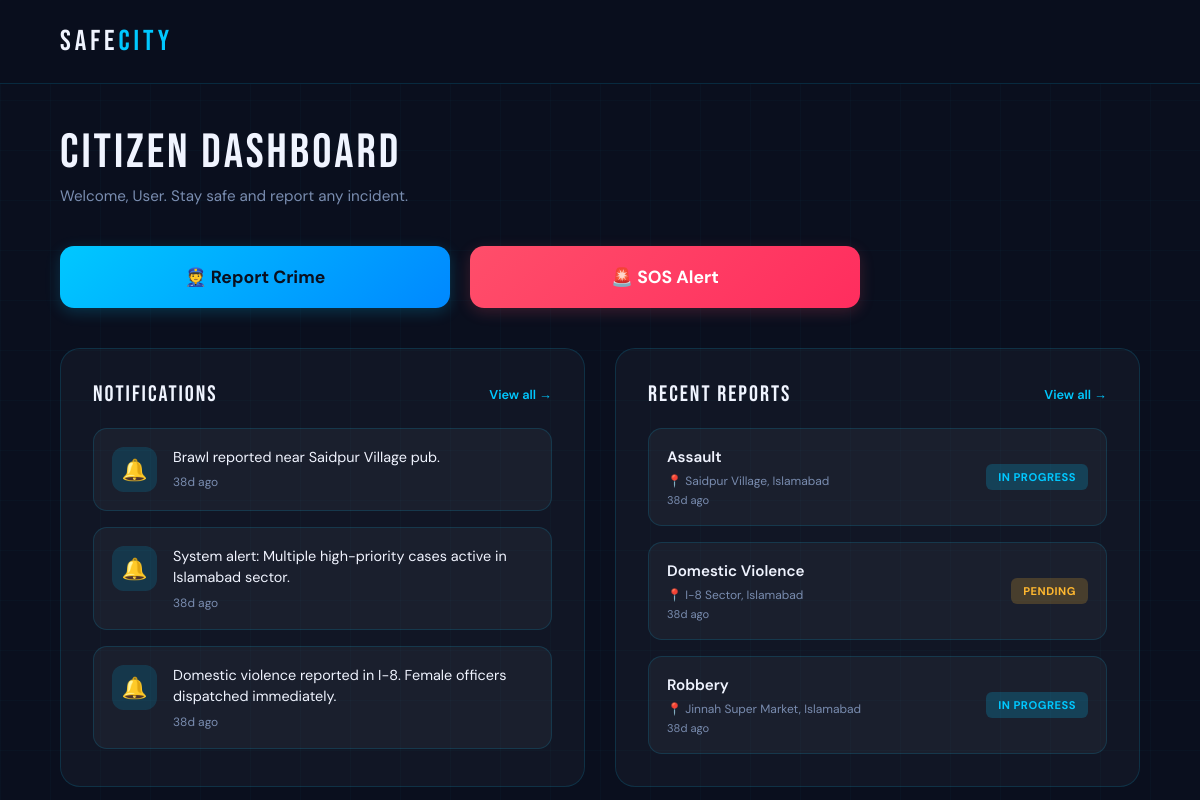
Screenshot of /citizen_dashboard with the database file from the repository.
### tables this page shows
CREATE TABLE Notifications (
    notification_id INTEGER PRIMARY KEY AUTOINCREMENT,
    message TEXT NOT NULL,
    created_at DATETIME DEFAULT CURRENT_TIMESTAMP
);

CREATE TABLE Complaints (
    complaint_id INTEGER PRIMARY KEY AUTOINCREMENT,
    user_id INTEGER,
    category_id INTEGER,
    description TEXT NOT NULL,
    location TEXT NOT NULL,
    status TEXT DEFAULT 'Pending' CHECK(status IN ('Pending','In Progress','Resolved')),
    created_at DATETIME DEFAULT CURRENT_TIMESTAMP,

    FOREIGN KEY (user_id) REFERENCES Citizens(citizen_id),
    FOREIGN KEY (category_id) REFERENCES CrimeCategories(category_id)
);

CREATE TABLE CrimeCategories (
    category_id INTEGER PRIMARY KEY AUTOINCREMENT,
    name TEXT UNIQUE NOT NULL
);

### app.py (the view)
@app.route('/citizen_dashboard')
def citizen_dashboard():
    db = get_db_connection()
    notifications = db.execute('''
        SELECT message, created_at
        FROM Notifications
        ORDER BY created_at DESC
        LIMIT 3
    ''').fetchall()
    now = datetime.utcnow()
    recent_notifications = []
    for n in notifications:
        dt = datetime.strptime(n['created_at'], '%Y-%m-%d %H:%M:%S')
        hours_ago = (now - dt).total_seconds() / 3600
        recent_notifications.append({
            'message': n['message'],
            'time_ago': time_ago(n['created_at']),
            'is_new': hours_ago < 24
        })
    reports = db.execute('''
        SELECT c.complaint_id, cc.name as category_name, c.location, c.status, c.created_at
        FROM Complaints c
        JOIN CrimeCategories cc ON c.category_id = cc.category_id
        ORDER BY c.created_at DESC
        LIMIT 3
    ''').fetchall()
    recent_reports = [dict(r, time_ago=time_ago(r['created_at'])) for r in reports]
    db.close()
    return render_template('citizen_dashboard.html',
                           recent_notifications=recent_notifications,
                           recent_reports=recent_reports
                           )

### app.py (called while the page is built)
def get_db_connection():
    conn = sqlite3.connect(DATABASE, timeout=10)
    conn.row_factory = sqlite3.Row
    return conn

def time_ago(dt_str):
    if not dt_str:
        return ''
    dt = datetime.strptime(dt_str, '%Y-%m-%d %H:%M:%S')
    now = datetime.utcnow()
    diff = now - dt
    minutes = int(diff.total_seconds() // 60)
    if minutes < 1:
        return 'Just now'
    elif minutes < 60:
        return f'{minutes}m ago'
    elif minutes < 1440:
        return f'{minutes // 60}h ago'
    else:
        return f'{minutes // 1440}d ago'

### templates/citizen_dashboard.html (shortened to what this page needs)
<!DOCTYPE html>
<html lang="en">
<head>
</head>
<body>
  <div class="app-container">
    <div class="header">
      <div class="logo">SAFE<span>CITY</span></div>
    </div>
    <div class="app-content">
      <div class="content">
        <div class="welcome-section">
          <div class="page-title">Citizen Dashboard</div>
          <div class="page-sub">Welcome, {{ session.name if session.name else 'User' }}. Stay safe and report any incident.</div>
        </div>
        <div class="action-grid">
          <a href="/report" class="action-btn btn-report">👮 Report Crime</a>
          <button onclick="alert('Emergency services notified!')" class="action-btn btn-sos">🚨 SOS Alert</button>
        </div>
        <div class="dashboard-grid">
          <div class="section-card">
            <div class="section-head">
              <div class="section-title">Notifications</div>
              <a href="/notifications" class="section-link">View all →</a>
            </div>
            <div class="notif-list">
              {% for n in recent_notifications %}
              <div class="notif-card">
                <div class="notif-icon {% if 'assigned' in n.message|lower %}ni-person{% elif 'resolved' in n.message|lower %}ni-check{% else %}ni-bell{% endif %}">
                  {% if 'assigned' in n.message|lower %}👤{% elif 'resolved' in n.message|lower %}✓{% else %}🔔{% endif %}
                </div>
                <div class="notif-body">
                  <div class="notif-top">
                    <div class="notif-text">{{ n.message }}</div>
                  </div>
                  <div class="notif-time">{{ n.time_ago }}</div>
                </div>
              </div>
              {% else %}
              <div class="empty-state">No notifications yet</div>
              {% endfor %}
            </div>
          </div>
          <div class="section-card">
            <div class="section-head">
              <div class="section-title">Recent Reports</div>
              <a href="/case_tracking" class="section-link">View all →</a>
            </div>
            <div class="report-list">
              {% for r in recent_reports %}
              <div class="report-card">
                <div>
                  <div class="report-type">{{ r.category_name }}</div>
                  <div class="report-loc">📍 {{ r.location }}</div>
                  <div class="report-date">{{ r.time_ago }}</div>
                </div>
                <span class="status-pill {% if r.status == 'Pending' %}sp-pending{% elif r.status == 'In Progress' %}sp-progress{% else %}sp-resolved{% endif %}">{{ r.status }}</span>
              </div>
              {% else %}
              <div class="empty-state">No reports filed yet</div>
              {% endfor %}
            </div>
          </div>
        </div>
      </div>
    </div>
  </div>
</body>
</html>

### rows the page displays
Notifications: message "Brawl reported near Saidpur Village pub.", time_ago "38d ago"
Notifications: message "System alert: Multiple high-priority cases active in Islamabad sector.", time_ago "38d ago"
Notifications: message "Domestic violence reported in I-8. Female officers dispatched immediately.", time_ago "38d ago"
Complaints: category_name "Assault", location "Saidpur Village, Islamabad", time_ago "38d ago", status "IN PROGRESS"
Complaints: category_name "Domestic Violence", location "I-8 Sector, Islamabad", time_ago "38d ago", status "PENDING"
Complaints: category_name "Robbery", location "Jinnah Super Market, Islamabad", time_ago "38d ago", status "IN PROGRESS"

### other values shown
{{ session.name if session.name else 'User' }} "User"
